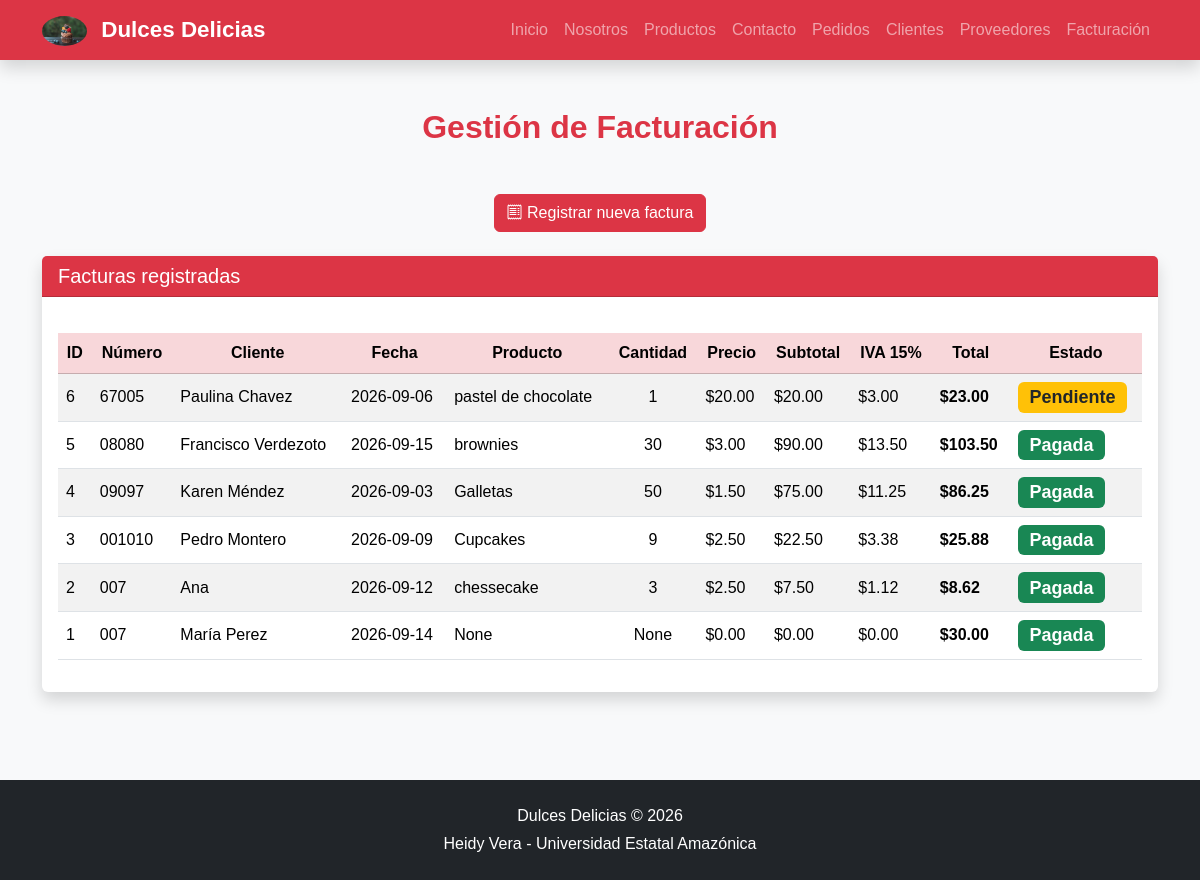
/facturacion, run on the app's committed database.
### tables this page shows
CREATE TABLE facturas (
            id INTEGER PRIMARY KEY AUTOINCREMENT,
            numero_factura TEXT NOT NULL,
            cliente TEXT NOT NULL,
            fecha TEXT NOT NULL,
            total REAL NOT NULL,
            estado TEXT NOT NULL
        , producto TEXT, cantidad INTEGER, precio REAL, subtotal REAL, iva REAL);

### app.py (the view)
@app.route("/facturacion")
def facturacion():
    conn = conectar_bd()
    cursor = conn.cursor()
    cursor.execute("""
        SELECT
            id,
            numero_factura,
            cliente,
            fecha,
            producto,
            cantidad,
            precio,
            subtotal,
            iva,
            total,
            estado
        FROM facturas
        ORDER BY id DESC
    """)
    facturacion_lista = cursor.fetchall()
    conn.close()
    return render_template(
        "facturacion_lista.html",
        facturas=facturacion_lista
    )

### app.py (called while the page is built)
def conectar_bd():
    conn = sqlite3.connect(DATABASE)
    conn.row_factory = sqlite3.Row
    return conn

### templates/facturacion_lista.html (shortened to what this page needs)
{% extends "base.html" %}
{% block content %}
<section class="py-5">
    <div class="container">
        <h2 class="text-center text-danger mb-5">
            Gestión de Facturación
        </h2>
        <div class="text-center mb-4">
            <a
                href="{{ url_for('nueva_factura') }}"
                class="btn btn-danger">
                <i class="bi bi-receipt"></i>
                Registrar nueva factura
            </a>
        </div>
        <div class="card shadow">
            <div class="card-header bg-danger text-white">
                <h5 class="mb-0">
                    Facturas registradas
                </h5>
            </div>
            <div class="card-body">
                <div class="table-responsive">
                    <table class="table table-striped table-hover">
                        <thead class="table-danger">
                            <tr>
                                <th>ID</th>
                                <th>Número</th>
                                <th>Cliente</th>
                                <th>Fecha</th>
                                <th>Producto</th>
                                <th>Cantidad</th>
                                <th>Precio</th>
                                <th>Subtotal</th>
                                <th>IVA 15%</th>
                                <th>Total</th>
                                <th>Estado</th>
                            </tr>
                        </thead>
                        <tbody>
                            {% for factura in facturas %}
                            <tr>
                                <td>
                                    {{ factura.id }}
                                </td>
                                <td>
                                    {{ factura.numero_factura }}
                                </td>
                                <td>
                                    {% if factura.cliente %}
                                        {{ factura.cliente }}
                                    {% else %}
                                        <span class="text-muted">
                                            Sin cliente
                                        </span>
                                    {% endif %}
                                </td>
                                <td>
                                    {{ factura.fecha }}
                                </td>
                                <td>
                                    {{ factura.producto }}
                                </td>
                                <td class="text-center">
                                    {{ factura.cantidad }}
                                </td>
                                <td>
                                    ${{ "%.2f"|format(factura.precio or 0) }}
                                </td>
                                <td>
                                    ${{ "%.2f"|format(factura.subtotal or 0) }}
                                </td>
                                <td>
                                    ${{ "%.2f"|format(factura.iva or 0) }}
                                </td>
                                <td class="fw-bold">
                                    ${{ "%.2f"|format(factura.total or 0) }}
                                </td>
                                <td>
                                    {% if factura.estado == "Pagada" %}
                                        <span class="badge bg-success">
                                            Pagada
                                        </span>
                                    {% else %}
                                        <span class="badge bg-warning text-dark">
                                            Pendiente
                                        </span>
                                    {% endif %}
                                </td>
                            </tr>
                            {% endfor %}
                        </tbody>
                    </table>
                </div>
            </div>
        </div>
    </div>
</section>
{% endblock %}

### static/css/style.css (style rules this page uses)
body { font-family: Arial, Helvetica, sans-serif; background:#f8f9fa; color:#333; scroll-behavior:smooth; }
section h2 { font-weight:bold; margin-bottom:30px; }
.card { border:none; transition:0.3s; }
.btn { transition:.3s; }
.table { margin-top:20px; }
.table thead { text-align:center; }
.table tbody td { vertical-align:middle; }
.badge { font-size:18px; }

### data on the page
facturas: id "6", numero_factura "67005", cliente "Paulina Chavez", fecha "2026-09-06", producto "pastel de chocolate", cantidad "1", precio "20.00", subtotal "20.00", iva "3.00", total "23.00", estado "Pendiente"
facturas: id "5", numero_factura "08080", cliente "Francisco Verdezoto", fecha "2026-09-15", producto "brownies", cantidad "30", precio "3.00", subtotal "90.00", iva "13.50", total "103.50", estado "Pagada"
facturas: id "4", numero_factura "09097", cliente "Karen Méndez", fecha "2026-09-03", producto "Galletas", cantidad "50", precio "1.50", subtotal "75.00", iva "11.25", total "86.25", estado "Pagada"
facturas: id "3", numero_factura "001010", cliente "Pedro Montero", fecha "2026-09-09", producto "Cupcakes", cantidad "9", precio "2.50", subtotal "22.50", iva "3.38", total "25.88", estado "Pagada"
facturas: id "2", numero_factura "007", cliente "Ana", fecha "2026-09-12", producto "chessecake", cantidad "3", precio "2.50", subtotal "7.50", iva "1.12", total "8.62", estado "Pagada"
facturas: id "1", numero_factura "007", cliente "María Perez", fecha "2026-09-14", producto "None", cantidad "None", precio "0.00", subtotal "0.00", iva "0.00", total "30.00", estado "Pagada"
